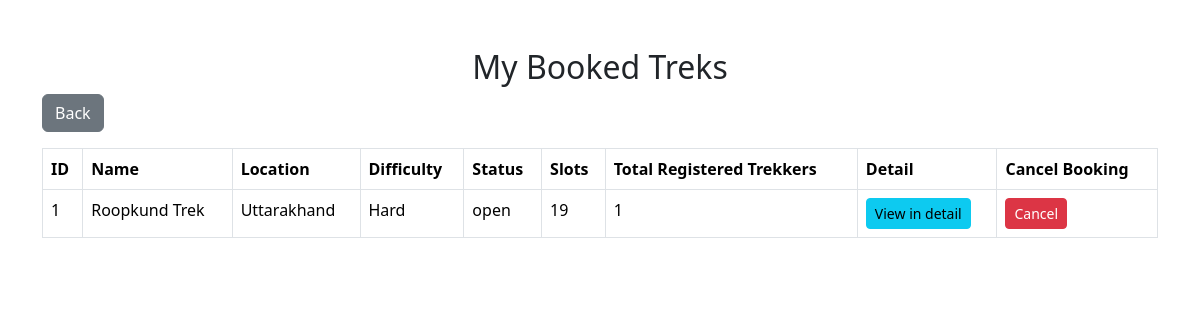
/user/booked_treks (signed in), run on the app's committed database.
### models/trek.py (models this page shows, shortened)
class Trek(db.Model):
    __tablename__ = "treks"
    trek_id = db.Column(db.Integer, primary_key=True, autoincrement=True)
    trek_name = db.Column(db.String(100), nullable=False)
    location = db.Column(db.String(100), nullable=False)
    difficulty = db.Column(db.String(20), nullable=False) # easy, moderate, hard
    duration = db.Column(db.Integer, nullable=False)
    available_slots = db.Column(db.Integer, nullable=False)
    assigned_staff_id = db.Column(db.Integer, db.ForeignKey('staff.staff_id'), nullable=True)
    status = db.Column(db.String(20), nullable=False) # pending, approved, open, closed, completed
    start_date = db.Column(db.DateTime, nullable=False)
    end_date = db.Column(db.DateTime, nullable=False)
    price = db.Column(db.Float, nullable=False)
    bookings = db.relationship('Booking', backref = 'trek', lazy = True)

### routes/user.py (the view)
@user_routes.route('/user/booked_treks') # check out first
@login_required
def booked_treks():
    if current_user.role != 'user':
        return "Access Denied", 403
    booked_treks = [Trek.query.get(booking.trek_id) for booking in current_user.bookings]
    return render_template('user_booked_treks.html', treks=booked_treks)

### app.py (called while the page is built)
@login_manager.user_loader
def load_user(user_id):
    role, id = user_id.split(':')
    id = int(id)
    if role == 'admin':
        return Admin.query.get(id)
    elif role == 'staff':
        return Staff.query.get(id)
    elif role == 'user':
        return User.query.get(id)
    else:
        return None

### templates/user_booked_treks.html (shortened to what this page needs)
<!DOCTYPE html>
<html lang="en">
<head>
    <link href="https://cdn.jsdelivr.net/npm/bootstrap@5.3.2/dist/css/bootstrap.min.css" rel="stylesheet">
</head>
<body>
    <div class="container mt-5">
        <h2 class="text-center">My Booked Treks</h2>
        <a href="{{ url_for('user.user_dashboard') }}" class="btn btn-secondary btn-md mb-3">Back</a>
        <table class="table table-bordered">
            <thead>
                <tr>
                    <th>ID</th>
                    <th>Name</th>
                    <th>Location</th>
                    <th>Difficulty</th>
                    <th>Status</th>
                    <th>Slots</th>
                    <th>Total Registered Trekkers</th>
                    <th>Detail</th>
                    <th>Cancel Booking</th>
                </tr>
            </thead>
            <tbody>
                {% for trek in treks %}
                <tr>
                    <td>{{ trek.trek_id }}</td>
                    <td>{{ trek.trek_name }}</td>
                    <td>{{ trek.location }}</td>
                    <td>{{ trek.difficulty | capitalize }}</td>
                    <td>{{ trek.status }}</td>
                    <td>{{ trek.available_slots }}</td>
                    <td>{{ trek.bookings | length }}</td>
                    <td><a href="{{ url_for('user.trek_detail', trek_id=trek.trek_id) }}" class="btn btn-info btn-sm">View in detail</a></td>
                    <td>
                        <form method="POST" action="{{ url_for('user.cancel_booking', trek_id=trek.trek_id) }}">
                            <button type="submit" class="btn btn-danger btn-sm" onclick="return confirm('Are you sure you want to cancel this booking?')">Cancel</button>
                        </form>
                    </td>
                </tr>
                {% else %}
                <tr><td colspan="7" class="text-muted text-center">No Treks have been booked.</td></tr>
                {% endfor %}
            </tbody>
        </table>
    </div>
</body>

### data on the page
Trek: trek_id "1", trek_name "Roopkund Trek", location "Uttarakhand", difficulty "Hard", status "open", available_slots "19", bookings|length "1"
